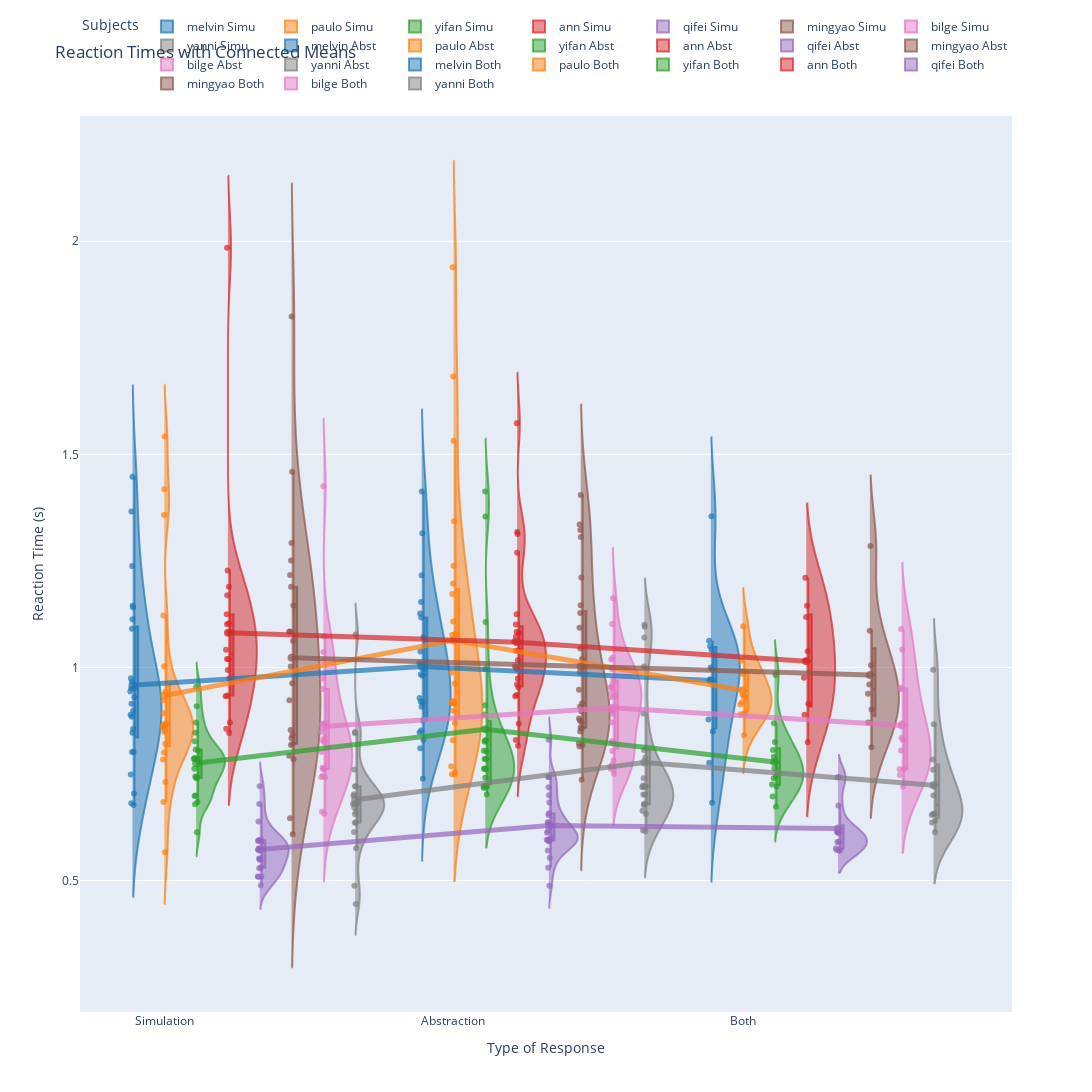

Here is the notebook cell this chart was saved with:
### Code cell
import pandas as pd
import plotly.graph_objects as go
import numpy as np

# Create an empty list to store all data frames
all_data = []

# Generate a colormap
cmap = plt.get_cmap('tab10')  # You can choose a different colormap if you prefer

# Create the colors dictionary
colors = {name: f'rgba({int(cmap(i)[0]*255)}, {int(cmap(i)[1]*255)}, {int(cmap(i)[2]*255)}, 0.7)' 
          for i, name in enumerate(all_sub_names)}

# Store means for each subject and type for line connections
means_data = {sub_name: {} for sub_name in all_sub_names}
positions_data = {sub_name: {} for sub_name in all_sub_names}

# Loop through all speeds
for sub_idx, sub in enumerate(all_sub_dfs):
    # Get your data as before
    rt_dubs = get_rt(sub, hypothesis="both", include_dubtrials="only", return_df=True)
    rt_separate = get_rt(sub, hypothesis="both", include_dubtrials=False, return_df=True)
    sim_rt = rt_separate["simulation"]["rt"]
    abs_rt = rt_separate["abstraction"]["rt"]
    both_rt = rt_dubs["sim + abs"]["rt"]
    
    # Create a DataFrame with a speed column to differentiate the iterations
    sub_name = all_sub_names[sub_idx]
    
    # Calculate means and store them
    means_data[sub_name]['Simulation'] = np.mean(sim_rt)
    means_data[sub_name]['Abstraction'] = np.mean(abs_rt)
    means_data[sub_name]['Both'] = np.mean(both_rt)
    
    sim_df = pd.DataFrame({
        'Reaction Time': sim_rt,
        'Type': 'Simulation',
        'Speed': sub_name
    })
    
    abs_df = pd.DataFrame({
        'Reaction Time': abs_rt,
        'Type': 'Abstraction',
        'Speed': sub_name
    })
    
    both_df = pd.DataFrame({
        'Reaction Time': both_rt,
        'Type': 'Both',
        'Speed': sub_name
    })
    
    # Append all DataFrames to our list
    all_data.extend([sim_df, abs_df, both_df])

# Combine all the data into a single DataFrame
combined_data = pd.concat(all_data, ignore_index=True)

# Create the plot
fig = go.Figure()

types = ['Simulation', 'Abstraction', 'Both']

# Add all violin plots grouped by Type and colored by Speed
for i, type_name in enumerate(types):
    for j, sub_name in enumerate(all_sub_names):
        subset = combined_data[(combined_data['Type'] == type_name) & (combined_data['Speed'] == sub_name)]
        
        # Calculate position with offset for each speed within a type group
        position = i + (j - 1) * 0.11
        
        # Store position for later line plotting
        positions_data[sub_name][type_name] = position
        
        fig.add_trace(go.Violin(
            x=[position] * len(subset),  # Position on x-axis
            y=subset['Reaction Time'],
            name=f"{sub_name} {type_name[:4]}",
            box_visible=True,
            meanline_visible=True,
            points='all',
            jitter=0.1,
            pointpos=0,
            line_color=colors[sub_name],
            showlegend=True,
            side='positive',
            width=0.2,
            spanmode='soft'
        ))

# Add connecting lines between means for each subject
for sub_name in all_sub_names:
    # Create x and y coordinates for the line
    x_values = [positions_data[sub_name][type_name] for type_name in types]
    y_values = [means_data[sub_name][type_name] for type_name in types]
    
    # Add the connecting line
    fig.add_trace(go.Scatter(
        x=x_values,
        y=y_values,
        mode='lines',
        # line=dict(color=colors[sub_name], width=2, dash='dash'),
        line=dict(color=colors[sub_name], width=5, dash='solid'),
        showlegend=False,  # Don't show in legend since we already have the violin plots
        hoverinfo='none'   # Disable hover info for the lines
    ))
    
    # Add markers at each mean point for clarity
    fig.add_trace(go.Scatter(
        x=x_values,
        y=y_values,
        mode='markers',
        marker=dict(color=colors[sub_name], size=8),
        showlegend=False,
        hoverinfo='y',
        hovertemplate='Mean: %{y:.3f}s<extra></extra>'
    ))

# Update layout
fig.update_layout(
    title="Reaction Times with Connected Means",
    yaxis_title="Reaction Time (s)",
    violinmode='overlay',
    height=1400,
    width=1600,
    xaxis=dict(
        tickmode='array',
        tickvals=[0, 1, 2],
        ticktext=types,
        title="Type of Response"
    ),
    legend_title="Subjects",
    legend=dict(
        orientation="h",
        yanchor="bottom",
        y=1.02,
        xanchor="center",
        x=0.5
    )
)

fig.show()

### Figure 1 — Plotly figure (JSON) as saved in the notebook; plotly's stock layout.template omitted (floating-point values rounded to 4 significant figures)
{"data": [{"box": {"visible": true}, "jitter": 0.1, "line": {"color": "rgba(31, 119, 180, 0.7)"}, "meanline": {"visible": true}, "name": "melvin Simu", "pointpos": 0, "points": "all", "showlegend": true, "side": "positive", "spanmode": "soft", "type": "violin", "width": 0.2, "x": [-0.11, -0.11, -0.11, -0.11, -0.11, -0.11, -0.11, -0.11, -0.11, -0.11, -0.11, -0.11, -0.11, -0.11, -0.11, -0.11, -0.11, -0.11, -0.11, -0.11, -0.11, -0.11, -0.11, -0.11, -0.11, -0.11, -0.11, -0.11, -0.11], "y": [1.366, null, 0.8554, 0.847, 1.145, 0.7041, 0.9145, 0.8015, 0.6812, 0.7488, 0.8983, 0.9503, null, 1.238, null, 0.8018, 0.9436, 0.9664, 0.9301, 0.9514, 0.677, 0.9743, 1.141, 0.8891, null, 1.091, 1.447, 0.8843, 1.113]}, {"box": {"visible": true}, "jitter": 0.1, "line": {"color": "rgba(255, 127, 14, 0.7)"}, "meanline": {"visible": true}, "name": "paulo Simu", "pointpos": 0, "points": "all", "showlegend": true, "side": "positive", "spanmode": "soft", "type": "violin", "width": 0.2, "x": [0, 0, 0, 0, 0, 0, 0, 0, 0, 0, 0, 0, 0, 0, 0, 0, 0, 0, 0, 0, 0, 0, 0, 0, 0], "y": [null, null, null, 1.542, 1.358, 1.122, null, 1.003, 0.5666, 0.8614, 0.9424, 0.866, 0.9228, 1.418, 0.849, 0.8598, 0.7312, 0.8001, 0.8927, 0.8201, 0.7841, 0.6842, 0.8646, 0.8678, 0.8527]}, {"box": {"visible": true}, "jitter": 0.1, "line": {"color": "rgba(44, 160, 44, 0.7)"}, "meanline": {"visible": true}, "name": "yifan Simu", "pointpos": 0, "points": "all", "showlegend": true, "side": "positive", "spanmode": "soft", "type": "violin", "width": 0.2, "x": [0.11, 0.11, 0.11, 0.11, 0.11, 0.11, 0.11, 0.11, 0.11, 0.11, 0.11, 0.11, 0.11, 0.11, 0.11, 0.11, 0.11, 0.11, 0.11, 0.11, 0.11, 0.11, 0.11, 0.11], "y": [null, 0.7841, 0.6993, 0.7859, 0.742, 0.7621, 0.9548, 0.7404, 0.8071, 0.7872, 0.6982, 0.9091, 0.613, 0.8265, 0.8467, 0.7854, 0.7833, 0.7441, 0.6791, 0.8054, 0.6844, null, 0.7413, 0.8708]}, {"box": {"visible": true}, "jitter": 0.1, "line": {"color": "rgba(214, 39, 40, 0.7)"}, "meanline": {"visible": true}, "name": "ann Simu", "pointpos": 0, "points": "all", "showlegend": true, "side": "positive", "spanmode": "soft", "type": "violin", "width": 0.2, "x": [0.22, 0.22, 0.22, 0.22, 0.22, 0.22, 0.22, 0.22, 0.22, 0.22, 0.22, 0.22, 0.22, 0.22, 0.22, 0.22, 0.22, 0.22, 0.22, 0.22, 0.22], "y": [1.169, null, null, 0.9734, 1.985, 1.104, 0.8464, 1.101, 1.189, 1.082, 0.8706, 0.9338, 1.019, 0.8559, null, 1.227, 1.125, 1.019, 1.041, 0.9939, 0.9321]}, {"box": {"visible": true}, "jitter": 0.1, "line": {"color": "rgba(148, 103, 189, 0.7)"}, "meanline": {"visible": true}, "name": "qifei Simu", "pointpos": 0, "points": "all", "showlegend": true, "side": "positive", "spanmode": "soft", "type": "violin", "width": 0.2, "x": [0.33, 0.33, 0.33, 0.33, 0.33, 0.33, 0.33, 0.33, 0.33, 0.33, 0.33, 0.33, 0.33, 0.33, 0.33, 0.33, 0.33, 0.33, 0.33, 0.33, 0.33], "y": [0.5723, 0.509, 0.5724, 0.5935, 0.5953, 0.5514, 0.4891, 0.5486, 0.5286, null, 0.5749, 0.6796, 0.5095, 0.5305, 0.5085, 0.5508, 0.591, 0.7212, 0.5951, 0.6387, 0.5933]}, {"box": {"visible": true}, "jitter": 0.1, "line": {"color": "rgba(140, 86, 75, 0.7)"}, "meanline": {"visible": true}, "name": "mingyao Simu", "pointpos": 0, "points": "all", "showlegend": true, "side": "positive", "spanmode": "soft", "type": "violin", "width": 0.2, "x": [0.44, 0.44, 0.44, 0.44, 0.44, 0.44, 0.44, 0.44, 0.44, 0.44, 0.44, 0.44, 0.44, 0.44, 0.44, 0.44, 0.44, 0.44, 0.44, 0.44, 0.44, 0.44, 0.44, 0.44], "y": [1.292, 1.189, null, 1.145, 1.084, 1.084, 0.7929, 0.818, 0.9232, 0.9626, 0.6463, 1.217, 1.459, 0.8337, 1.251, 0.8207, null, 0.853, 1.062, 0.6085, 1.002, 0.7845, 0.8412, 1.823]}, {"box": {"visible": true}, "jitter": 0.1, "line": {"color": "rgba(227, 119, 194, 0.7)"}, "meanline": {"visible": true}, "name": "bilge Simu", "pointpos": 0, "points": "all", "showlegend": true, "side": "positive", "spanmode": "soft", "type": "violin", "width": 0.2, "x": [0.55, 0.55, 0.55, 0.55, 0.55, 0.55, 0.55, 0.55, 0.55, 0.55, 0.55, 0.55, 0.55, 0.55, 0.55, 0.55, 0.55, 0.55, 0.55, 0.55, 0.55, 0.55, 0.55], "y": [null, 1.072, 0.8014, 1.036, 0.8245, 0.8683, 0.7616, 0.7644, 1.015, 0.8345, 0.9494, 1.425, 0.7618, 0.8292, 0.868, 0.7627, 0.742, 0.6568, 0.746, 0.6615, 0.8482, 0.9742, 0.7428]}, {"box": {"visible": true}, "jitter": 0.1, "line": {"color": "rgba(127, 127, 127, 0.7)"}, "meanline": {"visible": true}, "name": "yanni Simu", "pointpos": 0, "points": "all", "showlegend": true, "side": "positive", "spanmode": "soft", "type": "violin", "width": 0.2, "x": [0.66, 0.66, 0.66, 0.66, 0.66, 0.66, 0.66, 0.66, 0.66, 0.66, 0.66, 0.66, 0.66, 0.66, 0.66, 0.66, 0.66, 0.66, 0.66, 0.66, 0.66, 0.66, 0.66, 0.66, 0.66], "y": [null, null, 0.6786, 0.7607, 0.8461, null, 0.7207, 1.077, 0.6809, 0.6552, 0.8482, 0.6811, null, 0.6989, 0.6621, 0.7213, 0.681, 0.4875, 0.4451, 0.7023, 0.5756, 0.6353, 0.6363, 0.6711, 0.6139]}, {"box": {"visible": true}, "jitter": 0.1, "line": {"color": "rgba(31, 119, 180, 0.7)"}, "meanline": {"visible": true}, "name": "melvin Abst", "pointpos": 0, "points": "all", "showlegend": true, "side": "positive", "spanmode": "soft", "type": "violin", "width": 0.2, "x": [0.89, 0.89, 0.89, 0.89, 0.89, 0.89, 0.89, 0.89, 0.89, 0.89, 0.89, 0.89, 0.89, 0.89, 0.89, 0.89, 0.89, 0.89, 0.89, 0.89, 0.89, 0.89, 0.89, 0.89, 0.89, 0.89], "y": [1.117, 1.315, null, null, 0.984, 0.8475, 0.8759, 0.9176, 0.9074, 1.037, 0.8522, 0.9953, 1.126, null, 1.216, 0.928, 0.7389, 0.9197, 1.413, 0.8296, null, 1.071, 1.154, 0.9801, 0.8104, 1.01]}, {"box": {"visible": true}, "jitter": 0.1, "line": {"color": "rgba(255, 127, 14, 0.7)"}, "meanline": {"visible": true}, "name": "paulo Abst", "pointpos": 0, "points": "all", "showlegend": true, "side": "positive", "spanmode": "soft", "type": "violin", "width": 0.2, "x": [1, 1, 1, 1, 1, 1, 1, 1, 1, 1, 1, 1, 1, 1, 1, 1, 1, 1, 1, 1, 1, 1, 1, 1, 1, 1, 1, 1], "y": [1.196, 1.939, null, 1.172, 1.239, null, 1.108, 0.9873, 0.9178, 0.919, 0.7487, 0.8691, 0.898, 0.9211, 0.9141, 0.9616, 1.078, 0.8291, null, 0.9163, 0.7683, 0.7491, 1.682, 1.076, 1.343, 0.756, 1.532, null]}, {"box": {"visible": true}, "jitter": 0.1, "line": {"color": "rgba(44, 160, 44, 0.7)"}, "meanline": {"visible": true}, "name": "yifan Abst", "pointpos": 0, "points": "all", "showlegend": true, "side": "positive", "spanmode": "soft", "type": "violin", "width": 0.2, "x": [1.11, 1.11, 1.11, 1.11, 1.11, 1.11, 1.11, 1.11, 1.11, 1.11, 1.11, 1.11, 1.11, 1.11, 1.11, 1.11, 1.11, 1.11, 1.11, 1.11, 1.11, 1.11, 1.11, 1.11, 1.11], "y": [1.413, 1.354, 1.107, null, 0.7214, 0.8024, 0.9965, 0.9113, 0.8045, 0.7195, 0.7616, 0.7851, 0.7624, 0.7019, 0.741, 0.7622, null, 0.8253, 0.7173, 0.7212, 0.8292, 0.7213, 0.8286, 0.785, 0.8896]}, {"box": {"visible": true}, "jitter": 0.1, "line": {"color": "rgba(214, 39, 40, 0.7)"}, "meanline": {"visible": true}, "name": "ann Abst", "pointpos": 0, "points": "all", "showlegend": true, "side": "positive", "spanmode": "soft", "type": "violin", "width": 0.2, "x": [1.22, 1.22, 1.22, 1.22, 1.22, 1.22, 1.22, 1.22, 1.22, 1.22, 1.22, 1.22, 1.22, 1.22, 1.22, 1.22, 1.22, 1.22, 1.22, 1.22, 1.22, 1.22, 1.22, 1.22, 1.22, 1.22, 1.22, 1.22, 1.22, 1.22, 1.22], "y": [null, 1.573, null, null, null, 1.101, null, 1.313, 1.062, null, 1.039, 1.081, 0.868, 1.04, 0.9321, 1.318, 1.269, 0.9969, 0.9738, 1.125, 1.002, 0.9355, 0.9607, 0.9536, 1.017, 1.083, 1.072, 0.8297, null, null, 0.816]}, {"box": {"visible": true}, "jitter": 0.1, "line": {"color": "rgba(148, 103, 189, 0.7)"}, "meanline": {"visible": true}, "name": "qifei Abst", "pointpos": 0, "points": "all", "showlegend": true, "side": "positive", "spanmode": "soft", "type": "violin", "width": 0.2, "x": [1.33, 1.33, 1.33, 1.33, 1.33, 1.33, 1.33, 1.33, 1.33, 1.33, 1.33, 1.33, 1.33, 1.33, 1.33, 1.33, 1.33, 1.33, 1.33, 1.33, 1.33, 1.33, 1.33, 1.33, 1.33, 1.33, 1.33, 1.33], "y": [0.8305, 0.616, 0.5531, 0.5922, 0.6832, 0.658, 0.5991, 0.6119, 0.6539, 0.7429, 0.5958, 0.5704, 0.5956, 0.6364, 0.5932, 0.5945, 0.5953, 0.5296, 0.4878, 0.7431, 0.5951, 0.7001, 0.5945, 0.6358, null, 0.7189, null, 0.6303]}, {"box": {"visible": true}, "jitter": 0.1, "line": {"color": "rgba(140, 86, 75, 0.7)"}, "meanline": {"visible": true}, "name": "mingyao Abst", "pointpos": 0, "points": "all", "showlegend": true, "side": "positive", "spanmode": "soft", "type": "violin", "width": 0.2, "x": [1.44, 1.44, 1.44, 1.44, 1.44, 1.44, 1.44, 1.44, 1.44, 1.44, 1.44, 1.44, 1.44, 1.44, 1.44, 1.44, 1.44, 1.44, 1.44, 1.44, 1.44, 1.44, 1.44, 1.44, 1.44, 1.44, 1.44, 1.44], "y": [null, 1.335, 0.9076, 1.405, 1.127, 0.9888, null, 1.322, 1.146, 1.306, 0.8755, null, 0.7366, 0.8496, 0.8172, 0.8798, 0.8709, 0.9156, 1.093, 0.8215, 0.9474, 1.045, 0.8562, 1.02, 0.859, 1.211, 0.8971, 0.8143]}, {"box": {"visible": true}, "jitter": 0.1, "line": {"color": "rgba(227, 119, 194, 0.7)"}, "meanline": {"visible": true}, "name": "bilge Abst", "pointpos": 0, "points": "all", "showlegend": true, "side": "positive", "spanmode": "soft", "type": "violin", "width": 0.2, "x": [1.55, 1.55, 1.55, 1.55, 1.55, 1.55, 1.55, 1.55, 1.55, 1.55, 1.55, 1.55, 1.55, 1.55, 1.55, 1.55, 1.55, 1.55, 1.55, 1.55, 1.55, 1.55, 1.55, 1.55, 1.55, 1.55, 1.55, 1.55], "y": [0.8707, 0.7668, 0.9334, 0.9987, 1.023, 0.8266, 0.9416, 0.9302, 0.9953, 0.9526, 0.824, null, 1.102, 0.9716, 0.9018, 1.162, 0.7616, 0.7814, 0.7624, 0.8039, 0.9528, 0.7502, 0.9605, 0.8994, 0.897, 0.8913, 0.7709, 1.018]}, {"box": {"visible": true}, "jitter": 0.1, "line": {"color": "rgba(127, 127, 127, 0.7)"}, "meanline": {"visible": true}, "name": "yanni Abst", "pointpos": 0, "points": "all", "showlegend": true, "side": "positive", "spanmode": "soft", "type": "violin", "width": 0.2, "x": [1.66, 1.66, 1.66, 1.66, 1.66, 1.66, 1.66, 1.66, 1.66, 1.66, 1.66, 1.66, 1.66, 1.66, 1.66, 1.66, 1.66, 1.66, 1.66, 1.66, 1.66, 1.66, 1.66], "y": [1.07, 1.1, 0.701, 0.6179, 0.7231, 0.6801, 1.002, 0.7215, 0.6786, 0.677, 0.6561, 0.6157, null, 1.095, 0.7881, 0.74, 0.7197, 0.8064, 0.8917, 0.7016, 0.7205, 0.719, 0.6637]}, {"box": {"visible": true}, "jitter": 0.1, "line": {"color": "rgba(31, 119, 180, 0.7)"}, "meanline": {"visible": true}, "name": "melvin Both", "pointpos": 0, "points": "all", "showlegend": true, "side": "positive", "spanmode": "soft", "type": "violin", "width": 0.2, "x": [1.89, 1.89, 1.89, 1.89, 1.89, 1.89, 1.89, 1.89, 1.89, 1.89, 1.89, 1.89, 1.89], "y": [0.776, 0.8495, 0.6824, null, 1.042, 0.9715, 0.9998, 0.8779, 1.05, null, 1.062, 1.355, 0.9956]}, {"box": {"visible": true}, "jitter": 0.1, "line": {"color": "rgba(255, 127, 14, 0.7)"}, "meanline": {"visible": true}, "name": "paulo Both", "pointpos": 0, "points": "all", "showlegend": true, "side": "positive", "spanmode": "soft", "type": "violin", "width": 0.2, "x": [2, 2, 2, 2, 2, 2, 2, 2, 2, 2, 2, 2, 2], "y": [null, null, 0.9907, 0.9846, 0.9131, 0.9362, 1.016, 1.097, 0.841, 0.9326, 0.8916, 0.9184, 0.8903]}, {"box": {"visible": true}, "jitter": 0.1, "line": {"color": "rgba(44, 160, 44, 0.7)"}, "meanline": {"visible": true}, "name": "yifan Both", "pointpos": 0, "points": "all", "showlegend": true, "side": "positive", "spanmode": "soft", "type": "violin", "width": 0.2, "x": [2.11, 2.11, 2.11, 2.11, 2.11, 2.11, 2.11, 2.11, 2.11, 2.11, 2.11, 2.11, 2.11], "y": [0.9821, 0.806, 0.8688, 0.7398, 0.7903, 0.7811, 0.8248, 0.697, 0.7627, 0.7206, 0.7441, 0.7252, 0.6729]}, {"box": {"visible": true}, "jitter": 0.1, "line": {"color": "rgba(214, 39, 40, 0.7)"}, "meanline": {"visible": true}, "name": "ann Both", "pointpos": 0, "points": "all", "showlegend": true, "side": "positive", "spanmode": "soft", "type": "violin", "width": 0.2, "x": [2.22, 2.22, 2.22, 2.22, 2.22, 2.22, 2.22, 2.22, 2.22, 2.22, 2.22, 2.22, 2.22], "y": [null, null, 1.145, null, 0.8246, 1.118, 1.21, 0.9758, null, 0.9149, 0.8892, 1.038, 1.016]}, {"box": {"visible": true}, "jitter": 0.1, "line": {"color": "rgba(148, 103, 189, 0.7)"}, "meanline": {"visible": true}, "name": "qifei Both", "pointpos": 0, "points": "all", "showlegend": true, "side": "positive", "spanmode": "soft", "type": "violin", "width": 0.2, "x": [2.33, 2.33, 2.33, 2.33, 2.33, 2.33, 2.33, 2.33, 2.33, 2.33, 2.33, 2.33, 2.33], "y": [0.7421, 0.5716, 0.6132, 0.6119, 0.7428, 0.5715, 0.6142, 0.5906, 0.6759, 0.6124, 0.5905, 0.5755, 0.57]}, {"box": {"visible": true}, "jitter": 0.1, "line": {"color": "rgba(140, 86, 75, 0.7)"}, "meanline": {"visible": true}, "name": "mingyao Both", "pointpos": 0, "points": "all", "showlegend": true, "side": "positive", "spanmode": "soft", "type": "violin", "width": 0.2, "x": [2.44, 2.44, 2.44, 2.44, 2.44, 2.44, 2.44, 2.44, 2.44], "y": [1.285, 1.005, 0.8125, 0.9597, 1.086, null, 0.9013, 0.9381, 0.871]}, {"box": {"visible": true}, "jitter": 0.1, "line": {"color": "rgba(227, 119, 194, 0.7)"}, "meanline": {"visible": true}, "name": "bilge Both", "pointpos": 0, "points": "all", "showlegend": true, "side": "positive", "spanmode": "soft", "type": "violin", "width": 0.2, "x": [2.55, 2.55, 2.55, 2.55, 2.55, 2.55, 2.55, 2.55, 2.55, 2.55, 2.55, 2.55, 2.55, 2.55], "y": [null, 1.09, 0.7198, null, 0.8687, 0.9489, 1.042, 0.805, 0.7475, 0.9521, 0.7613, 0.8298, 0.7611, 0.8347]}, {"box": {"visible": true}, "jitter": 0.1, "line": {"color": "rgba(127, 127, 127, 0.7)"}, "meanline": {"visible": true}, "name": "yanni Both", "pointpos": 0, "points": "all", "showlegend": true, "side": "positive", "spanmode": "soft", "type": "violin", "width": 0.2, "x": [2.66, 2.66, 2.66, 2.66, 2.66, 2.66, 2.66, 2.66, 2.66, 2.66, 2.66, 2.66, 2.66, 2.66], "y": [null, 0.6537, 0.6559, 0.7598, null, 0.6567, 0.6992, 0.8665, 0.9943, 0.784, 0.7215, 0.636, 0.613, 0.6401]}, {"hoverinfo": "none", "line": {"color": "rgba(31, 119, 180, 0.7)", "dash": "solid", "width": 5}, "mode": "lines", "showlegend": false, "type": "scatter", "x": [-0.11, 0.89, 1.89], "y": [0.9583, 1.002, 0.9692]}, {"hoverinfo": "y", "hovertemplate": "Mean: %{y:.3f}s<extra></extra>", "marker": {"color": "rgba(31, 119, 180, 0.7)", "size": 8}, "mode": "markers", "showlegend": false, "type": "scatter", "x": [-0.11, 0.89, 1.89], "y": [0.9583, 1.002, 0.9692]}, {"hoverinfo": "none", "line": {"color": "rgba(255, 127, 14, 0.7)", "dash": "solid", "width": 5}, "mode": "lines", "showlegend": false, "type": "scatter", "x": [0, 1, 2], "y": [0.9337, 1.063, 0.9464]}, {"hoverinfo": "y", "hovertemplate": "Mean: %{y:.3f}s<extra></extra>", "marker": {"color": "rgba(255, 127, 14, 0.7)", "size": 8}, "mode": "markers", "showlegend": false, "type": "scatter", "x": [0, 1, 2], "y": [0.9337, 1.063, 0.9464]}, {"hoverinfo": "none", "line": {"color": "rgba(44, 160, 44, 0.7)", "dash": "solid", "width": 5}, "mode": "lines", "showlegend": false, "type": "scatter", "x": [0.11, 1.11, 2.11], "y": [0.775, 0.8548, 0.7781]}, {"hoverinfo": "y", "hovertemplate": "Mean: %{y:.3f}s<extra></extra>", "marker": {"color": "rgba(44, 160, 44, 0.7)", "size": 8}, "mode": "markers", "showlegend": false, "type": "scatter", "x": [0.11, 1.11, 2.11], "y": [0.775, 0.8548, 0.7781]}, {"hoverinfo": "none", "line": {"color": "rgba(214, 39, 40, 0.7)", "dash": "solid", "width": 5}, "mode": "lines", "showlegend": false, "type": "scatter", "x": [0.22, 1.22, 2.22], "y": [1.082, 1.059, 1.015]}, {"hoverinfo": "y", "hovertemplate": "Mean: %{y:.3f}s<extra></extra>", "marker": {"color": "rgba(214, 39, 40, 0.7)", "size": 8}, "mode": "markers", "showlegend": false, "type": "scatter", "x": [0.22, 1.22, 2.22], "y": [1.082, 1.059, 1.015]}, {"hoverinfo": "none", "line": {"color": "rgba(148, 103, 189, 0.7)", "dash": "solid", "width": 5}, "mode": "lines", "showlegend": false, "type": "scatter", "x": [0.33, 1.33, 2.33], "y": [0.5727, 0.6291, 0.6217]}, {"hoverinfo": "y", "hovertemplate": "Mean: %{y:.3f}s<extra></extra>", "marker": {"color": "rgba(148, 103, 189, 0.7)", "size": 8}, "mode": "markers", "showlegend": false, "type": "scatter", "x": [0.33, 1.33, 2.33], "y": [0.5727, 0.6291, 0.6217]}, {"hoverinfo": "none", "line": {"color": "rgba(140, 86, 75, 0.7)", "dash": "solid", "width": 5}, "mode": "lines", "showlegend": false, "type": "scatter", "x": [0.44, 1.44, 2.44], "y": [1.022, 1.002, 0.9824]}, {"hoverinfo": "y", "hovertemplate": "Mean: %{y:.3f}s<extra></extra>", "marker": {"color": "rgba(140, 86, 75, 0.7)", "size": 8}, "mode": "markers", "showlegend": false, "type": "scatter", "x": [0.44, 1.44, 2.44], "y": [1.022, 1.002, 0.9824]}, {"hoverinfo": "none", "line": {"color": "rgba(227, 119, 194, 0.7)", "dash": "solid", "width": 5}, "mode": "lines", "showlegend": false, "type": "scatter", "x": [0.55, 1.55, 2.55], "y": [0.8612, 0.9055, 0.8634]}, {"hoverinfo": "y", "hovertemplate": "Mean: %{y:.3f}s<extra></extra>", "marker": {"color": "rgba(227, 119, 194, 0.7)", "size": 8}, "mode": "markers", "showlegend": false, "type": "scatter", "x": [0.55, 1.55, 2.55], "y": [0.8612, 0.9055, 0.8634]}, {"hoverinfo": "none", "line": {"color": "rgba(127, 127, 127, 0.7)", "dash": "solid", "width": 5}, "mode": "lines", "showlegend": false, "type": "scatter", "x": [0.66, 1.66, 2.66], "y": [0.6895, 0.7768, 0.7234]}, {"hoverinfo": "y", "hovertemplate": "Mean: %{y:.3f}s<extra></extra>", "marker": {"color": "rgba(127, 127, 127, 0.7)", "size": 8}, "mode": "markers", "showlegend": false, "type": "scatter", "x": [0.66, 1.66, 2.66], "y": [0.6895, 0.7768, 0.7234]}], "layout": {"height": 1400, "legend": {"orientation": "h", "title": {"text": "Subjects"}, "x": 0.5, "xanchor": "center", "y": 1.02, "yanchor": "bottom"}, "title": {"text": "Reaction Times with Connected Means"}, "violinmode": "overlay", "width": 1600, "xaxis": {"tickmode": "array", "ticktext": ["Simulation", "Abstraction", "Both"], "tickvals": [0, 1, 2], "title": {"text": "Type of Response"}}, "yaxis": {"title": {"text": "Reaction Time (s)"}}}}
